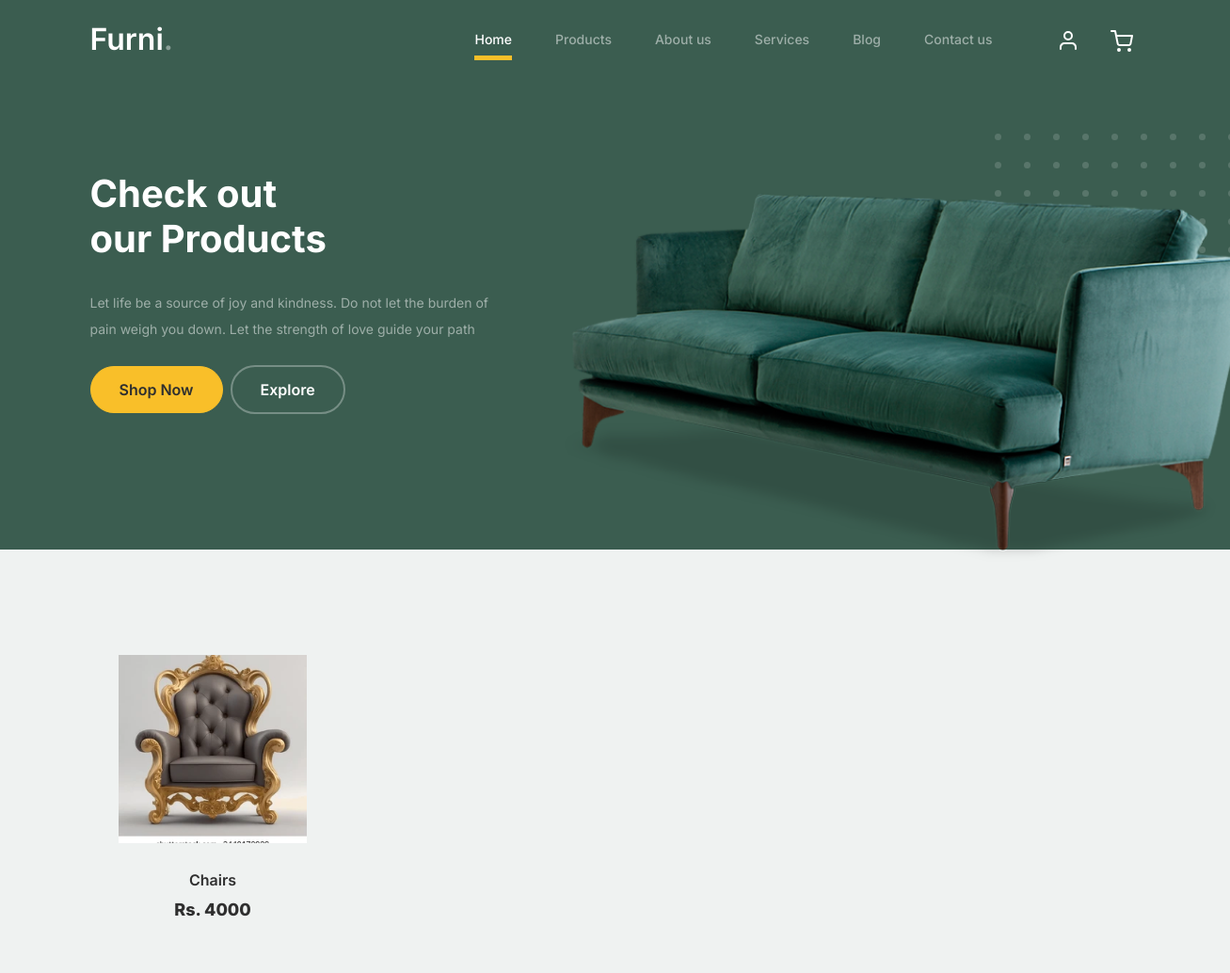
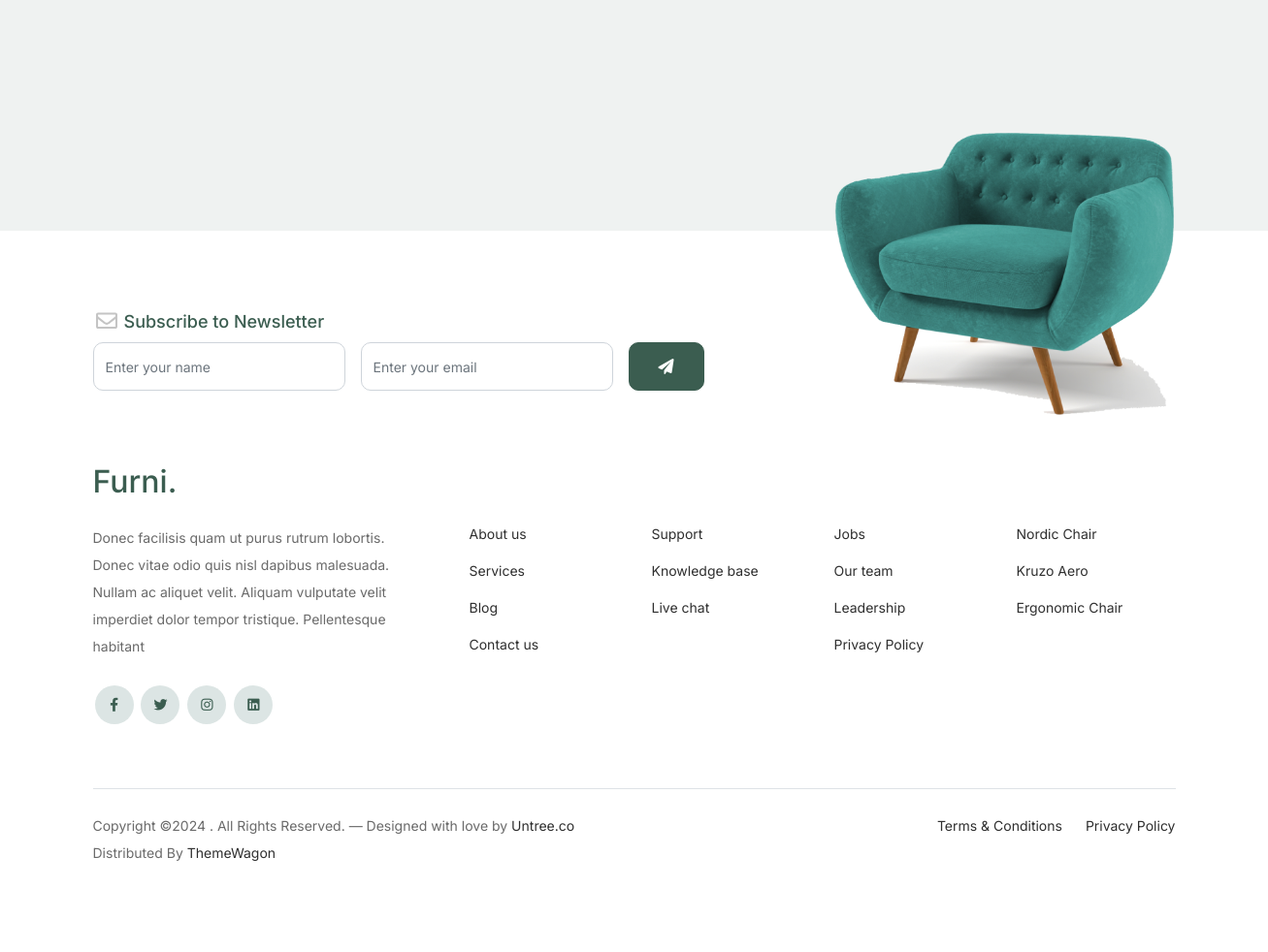
The page /products_filtered/Living Room Furniture/ on the database its author committed (2 pictures, top to bottom).
### FurnitureApp/models.py (models this page shows)
class ProductDB(models.Model):
    Product_Category = models.CharField(max_length=100, null=True, blank=True)
    Product_Name = models.CharField(max_length=100, null=True, blank=True)
    Product_Quantity = models.IntegerField(null=True, blank=True)
    Product_MRP = models.IntegerField(null=True, blank=True)
    Product_Description = models.TextField(max_length=300, null=True, blank=True)
    Product_Country = models.CharField(max_length=100, null=True, blank=True)
    Product_Mfd = models.CharField(max_length=100, null=True, blank=True)
    Product_Image1 = models.ImageField(upload_to='product_images/', null=True, blank=True)
    Product_Image2 = models.ImageField(upload_to='product_images/', null=True, blank=True)
    Product_Image3 = models.ImageField(upload_to='product_images/', null=True, blank=True)

### WebApp/views.py (the view)
# urls.py: path('products_filtered/<cat_name>/', views.products_filtered, name='products_filtered'),
def products_filtered(request, cat_name):
    data = ProductDB.objects.filter(Product_Category=cat_name)
    return render(request, "products_filtered.html", {'data': data})

### WebApp/templates/products_filtered.html (shortened to what this page needs)
<!doctype html>
{% load static %}
<html lang="en">
<head>
    <link href="{% static 'web/css/bootstrap.min.css' %}" rel="stylesheet">
    <link href="https://cdnjs.cloudflare.com/ajax/libs/font-awesome/6.0.0-beta3/css/all.min.css" rel="stylesheet">
    <link href="{% static 'web/css/tiny-slider.css' %}" rel="stylesheet">
    <link href="{% static 'web/css/style.css' %}" rel="stylesheet">
</head>
<body>
<nav class="custom-navbar navbar navbar navbar-expand-md navbar-dark bg-dark" arial-label="Furni navigation bar">
    <div class="container">
        <a class="navbar-brand" href="index.html">Furni<span>.</span></a>
        <div class="collapse navbar-collapse" id="navbarsFurni">
            <ul class="custom-navbar-nav navbar-nav ms-auto mb-2 mb-md-0">
                <li class="nav-item active">
                    <a class="nav-link" href="{% url 'home' %}">Home</a>
                </li>
                <li><a class="nav-link" href="{% url 'product_page' %}">Products</a></li>
                <li><a class="nav-link" href="{% url 'about_us' %}">About us</a></li>
                <li><a class="nav-link" href="services.html">Services</a></li>
                <li><a class="nav-link" href="blog.html">Blog</a></li>
                <li><a class="nav-link" href="{% url 'contact_us' %}">Contact us</a></li>
            </ul>
            <ul class="custom-navbar-cta navbar-nav mb-2 mb-md-0 ms-5">
                {% if request.session.Signup_Name %}
                <li><a class="nav-link" href="{% url 'user_logout' %}"><img src="{% static 'web/images/user.svg' %}">Welcome,
                    {{request.session.Signup_Name}} / logout</a>
                </li>
                {% else %}
                <li><a class="nav-link" href="#"><img src="{% static 'web/images/user.svg' %}"></a>
                </li>
                {% endif %}
                <li><a class="nav-link" href="{% url 'cart_page' %}"><img src="{% static 'web/images/cart.svg' %}"></a></li>
            </ul>
        </div>
    </div>
</nav>
<div class="hero">
    <div class="container">
        <div class="row justify-content-between">
            <div class="col-lg-5">
                <div class="intro-excerpt">
                    <h1>Check out <span class="d-block">our Products </span></h1>
                    <p class="mb-4">Let life be a source of joy and kindness. Do not let the burden of pain weigh you
                        down. Let the strength of love guide your path</p>
                    <p><a href="#" class="btn btn-secondary me-2">Shop Now</a><a href="#" class="btn btn-white-outline">Explore</a>
                    </p>
                </div>
            </div>
            <div class="col-lg-7">
                <div class="hero-img-wrap">
                    <img src="{% static 'web/images/couch.png' %}" class="img-fluid">
                </div>
            </div>
        </div>
    </div>
</div>
<div class="untree_co-section product-section before-footer-section">
    <div class="container">
        <div class="row">
            {% for i in data %}
            <div class="col-12 col-md-4 col-lg-3 mb-5">
                <a class="product-item" href="{% url 'single_product' pro_id=i.id %}">
                    <img src="{{i.Product_Image1.url}}" class="img-fluid product-thumbnail">
                    <h3 class="product-title">{{i.Product_Name}}</h3>
                    <strong class="product-price">Rs. {{i.Product_MRP}}</strong>
                </a>
            </div>
            {% endfor %}
        </div>
    </div>
</div>
<footer class="footer-section">
    <div class="container relative">
        <div class="sofa-img">
            <img src="{% static 'web/images/sofa.png' %}" alt="Image" class="img-fluid">
        </div>
        <div class="row">
            <div class="col-lg-8">
                <div class="subscription-form">
                    <h3 class="d-flex align-items-center"><span class="me-1"><img
                            src="{% static 'web/images/envelope-outline.svg' %}" alt="Image"
                            class="img-fluid"></span><span>Subscribe to Newsletter</span></h3>
                    <form action="#" class="row g-3">
                        <div class="col-auto">
                            <input type="text" class="form-control" placeholder="Enter your name">
                        </div>
                        <div class="col-auto">
                            <input type="email" class="form-control" placeholder="Enter your email">
                        </div>
                        <div class="col-auto">
                            <button class="btn btn-primary">
                                <span class="fa fa-paper-plane"></span>
                            </button>
                        </div>
                    </form>
                </div>
            </div>
        </div>
        <div class="row g-5 mb-5">
            <div class="col-lg-4">
                <div class="mb-4 footer-logo-wrap"><a href="#" class="footer-logo">Furni<span>.</span></a></div>
                <p class="mb-4">Donec facilisis quam ut purus rutrum lobortis. Donec vitae odio quis nisl dapibus
                    malesuada. Nullam ac aliquet velit. Aliquam vulputate velit imperdiet dolor tempor tristique.
                    Pellentesque habitant</p>
                <ul class="list-unstyled custom-social">
                    <li><a href="#"><span class="fa fa-brands fa-facebook-f"></span></a></li>
                    <li><a href="#"><span class="fa fa-brands fa-twitter"></span></a></li>
                    <li><a href="#"><span class="fa fa-brands fa-instagram"></span></a></li>
                    <li><a href="#"><span class="fa fa-brands fa-linkedin"></span></a></li>
                </ul>
            </div>
            <div class="col-lg-8">
                <div class="row links-wrap">
                    <div class="col-6 col-sm-6 col-md-3">
                        <ul class="list-unstyled">
                            <li><a href="#">About us</a></li>
                            <li><a href="#">Services</a></li>
                            <li><a href="#">Blog</a></li>
                            <li><a href="#">Contact us</a></li>
                        </ul>
                    </div>
                    <div class="col-6 col-sm-6 col-md-3">
                        <ul class="list-unstyled">
                            <li><a href="#">Support</a></li>
                            <li><a href="#">Knowledge base</a></li>
                            <li><a href="#">Live chat</a></li>
                        </ul>
                    </div>
                    <div class="col-6 col-sm-6 col-md-3">
                        <ul class="list-unstyled">
                            <li><a href="#">Jobs</a></li>
                            <li><a href="#">Our team</a></li>
                            <li><a href="#">Leadership</a></li>
                            <li><a href="#">Privacy Policy</a></li>
                        </ul>
                    </div>
                    <div class="col-6 col-sm-6 col-md-3">
                        <ul class="list-unstyled">
                            <li><a href="#">Nordic Chair</a></li>
                            <li><a href="#">Kruzo Aero</a></li>
                            <li><a href="#">Ergonomic Chair</a></li>
                        </ul>
                    </div>
                </div>
            </div>
        </div>
        <div class="border-top copyright">
            <div class="row pt-4">
                <div class="col-lg-6">
                    <p class="mb-2 text-center text-lg-start">Copyright &copy;
                        . All Rights Reserved. &mdash; Designed with love by <a href="https://untree.co">Untree.co</a>
                        Distributed By <a href="https://themewagon.com">ThemeWagon</a>
                    </p>
                </div>
                <div class="col-lg-6 text-center text-lg-end">
                    <ul class="list-unstyled d-inline-flex ms-auto">
                        <li class="me-4"><a href="#">Terms &amp; Conditions</a></li>
                        <li><a href="#">Privacy Policy</a></li>
                    </ul>
                </div>
            </div>
        </div>
    </div>
</footer>
</body>
</html>

### WebApp/templates/products_filtered.html (style rules this page uses)
.product-thumbnail { width: 200px; height: 200px; object-fit: cover; }

### rows shown on the page
ProductDB: Product_Image1 (picture), Product_Name "Chairs", Product_MRP "4000"
